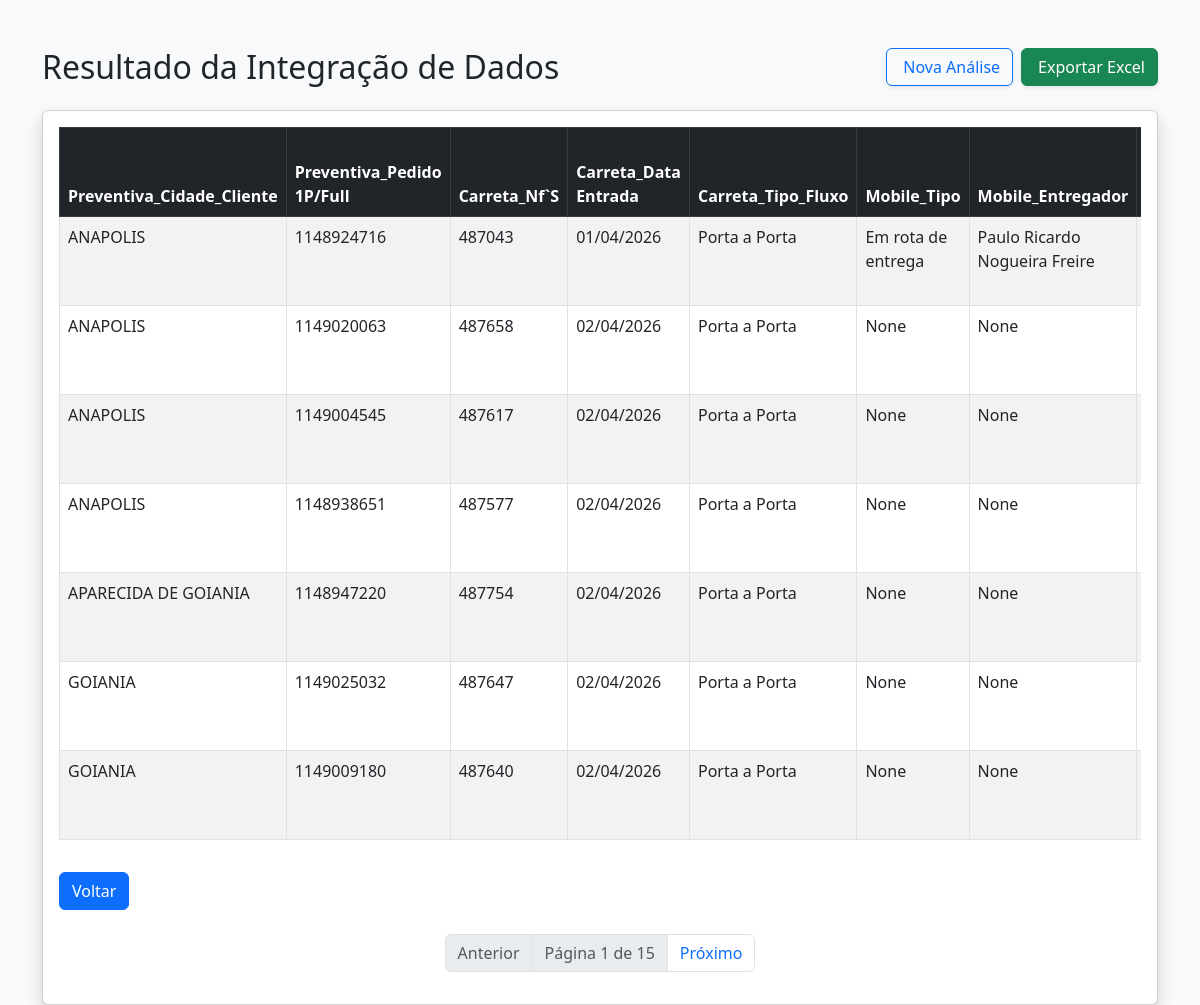
/analisar_dados, run on the app's committed database.
### tables this page shows
CREATE TABLE "analise_resultado" (
"Preventiva_Cidade_Cliente" TEXT,
  "Preventiva_Pedido 1P/Full" INTEGER,
  "Carreta_Nf`S" INTEGER,
  "Carreta_Data Entrada" TEXT,
  "Carreta_Tipo_Fluxo" TEXT,
  "Mobile_Tipo" TEXT,
  "Mobile_Entregador" TEXT,
  "Esl_Última Ocorrência/Observações" TEXT,
  "Esl_Pessoa/Nome" TEXT,
  "Esl_Última Ocorrência/Data Ocorrência" TEXT,
  "Bipe_Prod_Status_Deposito" TEXT,
  "Bipe_Notas_Ocorrencia" TEXT,
  "Chave_nf-e" TEXT
);

### routes.py (the view)
@rotas.route('/analisar_dados')
def analisar_dados():
    pagina = request.args.get('pagina', 1, type=int) #procura na Url o paramentro chamado 'pagina', se não existir, use o valor padrao 1 e converta para inteiro
    processar = request.args.get('processar', 'false') == 'true' #.get retorna uma string 'false' e logo em seguida e feita uma comparação de string 'false' é igual 'true'? não, então retorna o boleano False
    if processar:
        diretorio_raiz = current_app.config['DIRETORIO_RAIZ']
        caminho_script = os.path.join(diretorio_raiz, 'analise.py') # Corrigido o nome
        enconding_padro = locale.getpreferredencoding(False)
        subprocess.run(['python', caminho_script], capture_output=True, text=True, encoding=enconding_padro)
    itens_por_pg = 7
    lista_dados, total_itens = buscar_dados_paginados(pagina, itens_por_pg)
    total_paginas = (total_itens + itens_por_pg - 1) // itens_por_pg
    dados_formatados = {
        "Excel": lista_dados,
        "pagina_atual": pagina,
        "total_paginas": total_paginas
    }
    return render_template('tabela_resultado.html', dados=dados_formatados)

### database.py (called while the page is built)
def buscar_dados_paginados(pagina, itens_por_pagina=10): #o valor 10 é um valor padrão caso vc não passe nada
    conn = sqlite3.connect(DB_PATH)
    offset = (pagina - 1) * itens_por_pagina
    query = f"SELECT * FROM analise_resultado LIMIT {itens_por_pagina} OFFSET {offset}"
    df = pd.read_sql(query, conn) #executa uma query e transforma o resultado em um dataframe
    total_registros = conn.execute("SELECT COUNT(*) FROM analise_resultado").fetchone()[0]
    conn.close()
    return df.to_dict(orient='records'), total_registros

### templates/tabela_resultado.html (shortened to what this page needs)
<!DOCTYPE html>
<html lang="pt-br">
<head>
    <link href="https://cdn.jsdelivr.net/npm/bootstrap@5.3.0/dist/css/bootstrap.min.css" rel="stylesheet">
</head>
<body class="bg-light">
    <div class="container mt-5">
        <div class="d-flex flex-wrap align-items-center justify-content-between gap-3 mb-4">
            <h2 class="mb-0">Resultado da Integração de Dados</h2>
            <div class="d-flex gap-2">
                <a href="{{ url_for('rotas.deletar_arquivos') }}"
                    class="btn btn-outline-primary shadow-sm">
                     Nova Análise
                </a>
                <a href="{{ url_for('rotas.baixar_relatorio') }}"
                    class="btn btn-success shadow-sm">
                     Exportar Excel
                </a>
            </div>
        </div>
        <div class="card shadow">
            <div class="card-body">
                <div class="table-responsive">
                    <table class="table table-striped table-hover table-bordered">
                        <thead class="table-dark">
                            <tr>
                                {% if dados.Excel | length > 0 %}
                                {% for coluna in dados.Excel[0].keys() %}
                                <th>{{ coluna }}</th>
                                {% endfor %}
                                {% else %}
                                <th>Sem dados</th>
                                {% endif %}
                            </tr>
                        </thead>
                        <tbody>
                            {% for linha in dados.Excel %}
                            <tr>
                                {% for valor in linha.values() %}
                                <td>{{ valor }}</td>
                                {% endfor %}
                            </tr>
                            {% endfor %}
                        </tbody>
                    </table>
                </div>
                <a href="{{url_for('rotas.deletar_arquivos')}}" class="btn btn-primary mt-3">Voltar</a>
                <nav class="mt-4">
                    <ul class="pagination justify-content-center">
                        <li class="page-item {{ 'disabled' if dados.pagina_atual == 1 }}">
                            <a class="page-link"
                                href="{{ url_for('rotas.analisar_dados', pagina=dados.pagina_atual - 1) }}">Anterior</a>
                        </li>
                        <li class="page-item disabled">
                            <span class="page-link">Página {{ dados.pagina_atual }} de {{ dados.total_paginas }}</span>
                        </li>
                        <li class="page-item {{ 'disabled' if dados.pagina_atual == dados.total_paginas }}">
                            <a class="page-link"
                                href="{{ url_for('rotas.analisar_dados', pagina=dados.pagina_atual + 1) }}">Próximo</a>
                        </li>
                    </ul>
                </nav>
            </div>
        </div>
    </div>
</body>
</html>

### data on the page
analise_resultado: Preventiva_Cidade_Cliente "ANAPOLIS", values "1148924716" "487043", Carreta_Data Entrada "01/04/2026", Carreta_Tipo_Fluxo "Porta a Porta", Mobile_Tipo "Em rota de entrega", Mobile_Entregador "Paulo Ricardo Nogueira Freire"
analise_resultado: Preventiva_Cidade_Cliente "ANAPOLIS", values "1149020063" "487658" "None" "None", Carreta_Data Entrada "02/04/2026", Carreta_Tipo_Fluxo "Porta a Porta"
analise_resultado: Preventiva_Cidade_Cliente "ANAPOLIS", values "1149004545" "487617" "None" "None", Carreta_Data Entrada "02/04/2026", Carreta_Tipo_Fluxo "Porta a Porta"
analise_resultado: Preventiva_Cidade_Cliente "ANAPOLIS", values "1148938651" "487577" "None" "None", Carreta_Data Entrada "02/04/2026", Carreta_Tipo_Fluxo "Porta a Porta"
analise_resultado: Preventiva_Cidade_Cliente "APARECIDA DE GOIANIA", values "1148947220" "487754" "None" "None", Carreta_Data Entrada "02/04/2026", Carreta_Tipo_Fluxo "Porta a Porta"
analise_resultado: Preventiva_Cidade_Cliente "GOIANIA", values "1149025032" "487647" "None" "None", Carreta_Data Entrada "02/04/2026", Carreta_Tipo_Fluxo "Porta a Porta"
analise_resultado: Preventiva_Cidade_Cliente "GOIANIA", values "1149009180" "487640" "None" "None", Carreta_Data Entrada "02/04/2026", Carreta_Tipo_Fluxo "Porta a Porta"

### other printed values
{{ coluna }} "Preventiva_Cidade_Cliente" "Preventiva_Pedido 1P/Full" "Carreta_Nf`S" "Carreta_Data Entrada" "Carreta_Tipo_Fluxo" "Mobile_Tipo" "Mobile_Entregador"
{{ dados.pagina_atual }} "1"
{{ dados.total_paginas }} "15"
